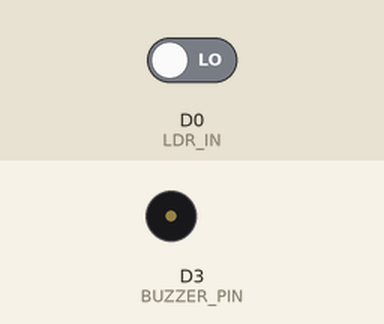
Recording of a sketch running on a simulated ESP8266 (NodeMCU). On the bench: buzzer (waves = sounding). The test bench sets the inputs (shaded band); at power-on: D0 (LDR_IN) LOW. WiFi joins after 1.5 s; servers stay silent unless stated; no MQTT or app messages arrive unless stated; what the sketch prints to the serial monitor is not drawn.

Above: at 2.9 s.
3.0 s: D0 (LDR_IN) driven HIGH
At 4.5 s:
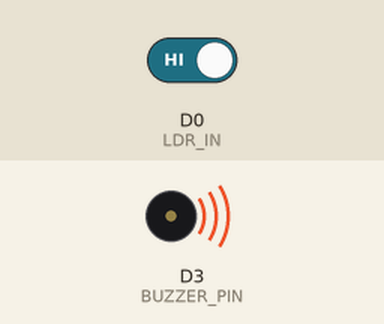
Timing chart, 0 to 6.0 s (numbered marks = the images above; inputs shaded):
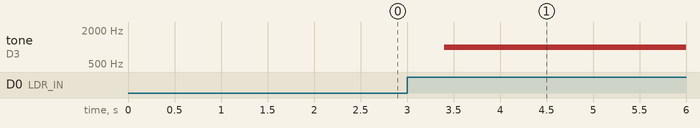

Measured:
- after the input at 3.0 s, tone on D3 (BUZZER_PIN): silent → 1000 Hz after 0.40 s

The sketch:

home_alarm.ino
```cpp
#include <ESP8266WiFi.h>
#include <ESP8266HTTPClient.h>
#include <WiFiClientSecure.h>
#include <PubSubClient.h>

#define LDR_IN D0
#define BUZZER_PIN D3
#define FREQ 1000

const char* ssid = "wifi_ssid";
const char* pswd = "wifi_password";
const char* mqttServer = "mqtt_server";
const char* alertHost = "alert_host_domain";
const int mqttPort = 1883;
const char* mqttUser = "mqtt_user";
const char* mqttPassword = "mqtt_password";
const char* pubSubTopic = "mqtt_topic";

int wifiStatus;
WiFiClientSecure httpsClient;
HTTPClient http;
WiFiClient espClient;
PubSubClient client(espClient);
bool alarmStatus = false;

void setup() {
  Serial.begin(115200);
  pinMode(LDR_IN, INPUT);
  pinMode(BUZZER_PIN, OUTPUT);
  delay(200);

  // WiFi Connection
  Serial.println();
  Serial.println();
  Serial.print("You are connecting to : ");
  Serial.println(ssid);
  WiFi.begin(ssid, pswd);
  while(WiFi.status() != WL_CONNECTED) {
    delay(500);
    Serial.print(".");
  }
  wifiStatus = WiFi.status();
  if(wifiStatus == WL_CONNECTED) {
    Serial.println("");
    Serial.print("Connected to : ");
    Serial.println(ssid);
    Serial.print("Your IP address is : ");
    Serial.println(WiFi.localIP());
  } else {
    Serial.println("");
    Serial.println("WiFi not connected!");
  }

  // MQTT Connection
  client.setServer(mqttServer, mqttPort);
  client.setCallback(callback);
  while (!client.connected()) {
    Serial.println("Connecting to MQTT Broker...");
    if (client.connect("ESP8266Client", mqttUser, mqttPassword )) {
      Serial.print("Connected to : mqtt://");
      Serial.println(mqttServer);
    } else {
      Serial.print("Failed with state ");
      Serial.print(client.state());
      delay(2000);
    }
  }
  client.subscribe(pubSubTopic);

}

void callback(char* topic, byte* payload, unsigned int length) {
  payload[length] = '\0';
  String message = (char*)payload;
  if (message == "off") {
    ESP.restart();
  }
}

void send_alert() {
  httpsClient.setInsecure();
  httpsClient.connect(alertHost, 443);
  http.begin(httpsClient, alertHost);
  http.addHeader("X-Device-ID","ESP8266");
  int httpCode = http.GET();
  String httpReturn = http.getString();
  Serial.print("HTTP Code : ");
  Serial.println(httpCode);
  Serial.print("HTTP Return : ");
  Serial.println(httpReturn);
  http.end();
}

void loop() {
  int sensorValue = digitalRead(D0);
  if (sensorValue != 0) {
    Serial.println("Sending Alert...");
    alarmStatus = true;
    send_alert();
    while (alarmStatus) {
      client.loop();
      if(!alarmStatus) {
        noTone(BUZZER_PIN);
        sensorValue = 0;
        break;
      } else {
        tone(BUZZER_PIN, FREQ);
        delay(500);
        noTone(BUZZER_PIN);
        delay(100);
      }
    }
  }
}
```
